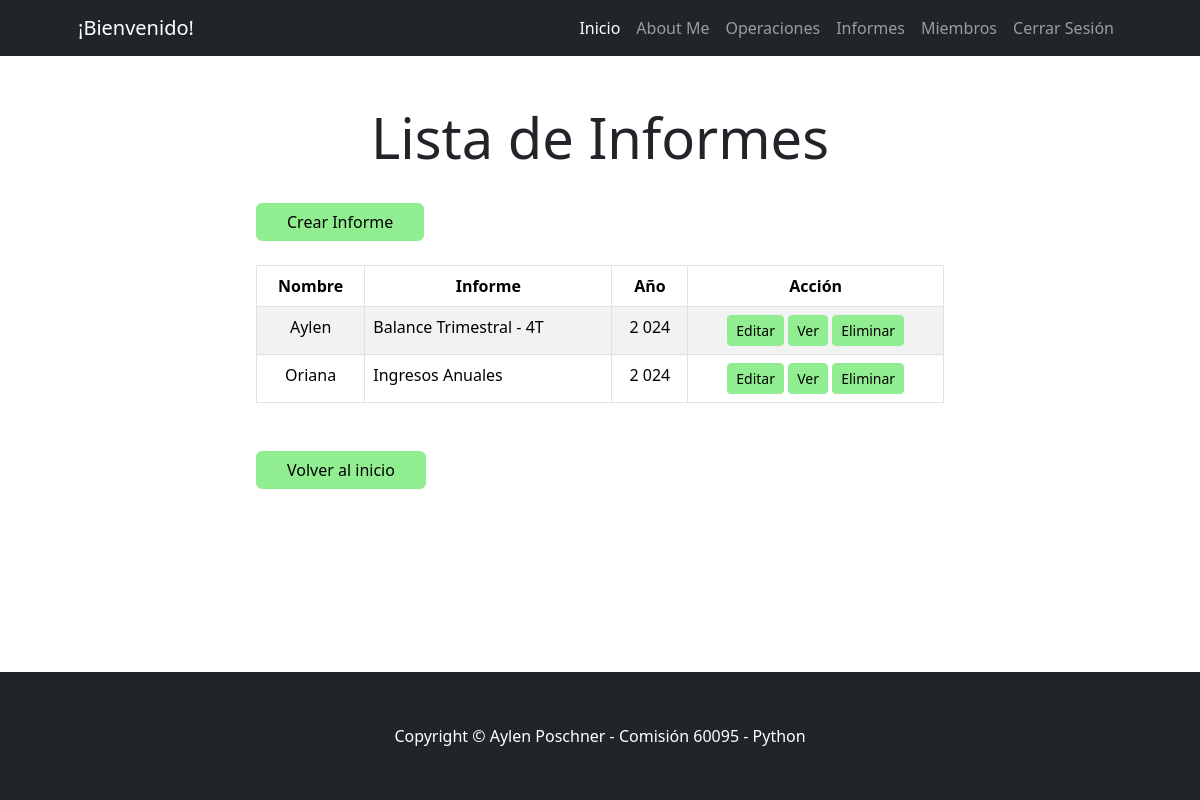
The app's page /gestion/informe/list/ (signed in) with its own data.
### gestion/models.py (models this page shows, shortened)
class Informe(models.Model):
    nombre = models.ForeignKey(User,on_delete=models.CASCADE,null=True)
    año = models.PositiveIntegerField()
    informe = models.CharField(max_length=25)
    tipo = models.CharField(max_length=3,choices=TIPOS_INFORME,default='BAL')
    periodo = models.CharField(max_length=10,choices=PERIODOS,default='ANUAL')
    mes_inicio = models.PositiveIntegerField(default=1)
    mes_fin = models.PositiveIntegerField(default=12)
    class Meta():
        unique_together = ("año","tipo","periodo","mes_inicio","mes_fin")

### gestion/views_models/informe.py (the view)
# urls.py: path("informe/list/", informe.InformeListView.as_view(), name="informe_list"),
class InformeListView(ListView):
    model = Informe
    template_name = "gestion/informe_list.html"
    context_object_name = "object_list"
    def get_queryset(self):
        if self.request.user.is_staff:
            return Informe.objects.all()
        return Informe.objects.filter(nombre=self.request.user)

### gestion/templates/gestion/informe_list.html
{% extends 'core/base.html' %}
{% load static %}
{% block contenido %}
<div class="container px-4 px-lg-5">
    <div class="row justify-content-center my-5">
        <div class="col-lg-8 text-center">
            <h4 class="display-4 mb-4">Lista de Informes</h4>
        </div>
        <div class="col-lg-8">
            <a href="{% url 'gestion:informe_create' %}" class="btn btn-primary mt-2" style="background-color: lightgreen; border-color: lightgreen; color: black; padding-left: 30px; padding-right: 30px;">Crear Informe</a>
        </div>
        <div class="col-lg-8 text-center mt-4">
            <div class="table-responsive">
                <table class="table table-striped table-bordered">
                    <thead>
                        <tr>
                            <th>Nombre</th>
                            <th>Informe</th>
                            <th>Año</th>
                            <th>Acción</th>
                        </tr>
                    </thead>
                    <tbody>
                        {% for object in object_list %}
                            <tr>
                                <td>{{ object.nombre }}</td>
                                <td style="text-align: left;">{{ object.informe }}</td>
                                <td>{{ object.año }}</td>
                                <td>
                                    <a href="{% url 'gestion:informe_update' object.id %}" class="btn btn-warning btn-sm" style="background-color:lightgreen;border-color: lightgreen; color: black;">Editar</a>
                                    <a href="{% url 'gestion:informe_detail' object.id %}" class="btn btn-info btn-sm" style="background-color:lightgreen;border-color: lightgreen;color: black;">Ver</a>
                                    <a href="{% url 'gestion:informe_delete' object.id %}" class="btn btn-danger btn-sm" style="background-color: lightgreen;border-color: lightgreen;color: black;">Eliminar</a>
                                </td>
                            </tr>
                        {% empty %}
                            <tr>
                                <td colspan="4" class="text-center">No hay datos disponibles</td>
                            </tr>
                        {% endfor %}
                    </tbody>
                </table>
            </div>
        </div>
        <div class="col-lg-8 mt-4">
            <a href="{% url 'core:index' %}" class="btn btn-primary mt-2" style="background-color: lightgreen; border-color: lightgreen; color: black; padding-left: 30px; padding-right: 30px;">Volver al inicio</a>
        </div>
    </div>
</div>
{% endblock contenido %}

### records on screen
Informe: nombre "Aylen", informe "Balance Trimestral - 4T", año "2 024"
Informe: nombre "Oriana", informe "Ingresos Anuales", año "2 024"
